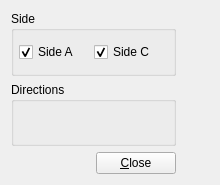
<ui version="4.0" >
 <class>frmCaloCellCuts</class>
 <widget class="QWidget" name="frmCaloCellCuts" >
  <property name="geometry" >
   <rect>
    <x>0</x>
    <y>0</y>
    <width>220</width>
    <height>185</height>
   </rect>
  </property>
  <property name="windowTitle" >
   <string>Calo Cell Interactions</string>
  </property>
  <layout class="QGridLayout" name="gridLayout_3" >
   <item row="0" column="0" >
    <widget class="QGroupBox" name="grbxCaloSide" >
     <property name="title" >
      <string>Side</string>
     </property>
     <layout class="QGridLayout" name="gridLayout" >
      <property name="margin" >
       <number>5</number>
      </property>
      <property name="spacing" >
       <number>0</number>
      </property>
      <item row="0" column="0" >
       <widget class="QCheckBox" name="chbxSideA" >
        <property name="text" >
         <string>Side A</string>
        </property>
        <property name="checked" >
         <bool>true</bool>
        </property>
       </widget>
      </item>
      <item row="0" column="1" >
       <widget class="QCheckBox" name="chbxSideC" >
        <property name="text" >
         <string>Side C</string>
        </property>
        <property name="checked" >
         <bool>true</bool>
        </property>
       </widget>
      </item>
     </layout>
    </widget>
   </item>
   <item row="0" column="1" >
    <spacer name="horizontalSpacer_2" >
     <property name="orientation" >
      <enum>Qt::Horizontal</enum>
     </property>
     <property name="sizeHint" stdset="0" >
      <size>
       <width>35</width>
       <height>20</height>
      </size>
     </property>
    </spacer>
   </item>
   <item row="1" column="0" >
    <widget class="QGroupBox" name="grbxDirections" >
     <property name="title" >
      <string>Directions</string>
     </property>
     <layout class="QGridLayout" name="gridLayout_2" >
      <item row="0" column="0" >
       <widget class="VP1EtaPhiCutWidget" native="1" name="wdgEtaPhiCut" />
      </item>
     </layout>
    </widget>
   </item>
   <item row="2" column="0" >
    <layout class="QHBoxLayout" name="horizontalLayout" >
     <property name="spacing" >
      <number>0</number>
     </property>
     <item>
      <spacer name="horizontalSpacer" >
       <property name="orientation" >
        <enum>Qt::Horizontal</enum>
       </property>
       <property name="sizeHint" stdset="0" >
        <size>
         <width>88</width>
         <height>20</height>
        </size>
       </property>
      </spacer>
     </item>
     <item>
      <widget class="QPushButton" name="pushButton_close" >
       <property name="text" >
        <string>&amp;Close</string>
       </property>
      </widget>
     </item>
    </layout>
   </item>
  </layout>
 </widget>
 <customwidgets>
  <customwidget>
   <class>VP1EtaPhiCutWidget</class>
   <extends>QWidget</extends>
   <header>VP1Base/VP1EtaPhiCutWidget.h</header>
   <container>1</container>
  </customwidget>
 </customwidgets>
 <resources/>
 <connections/>
</ui>
